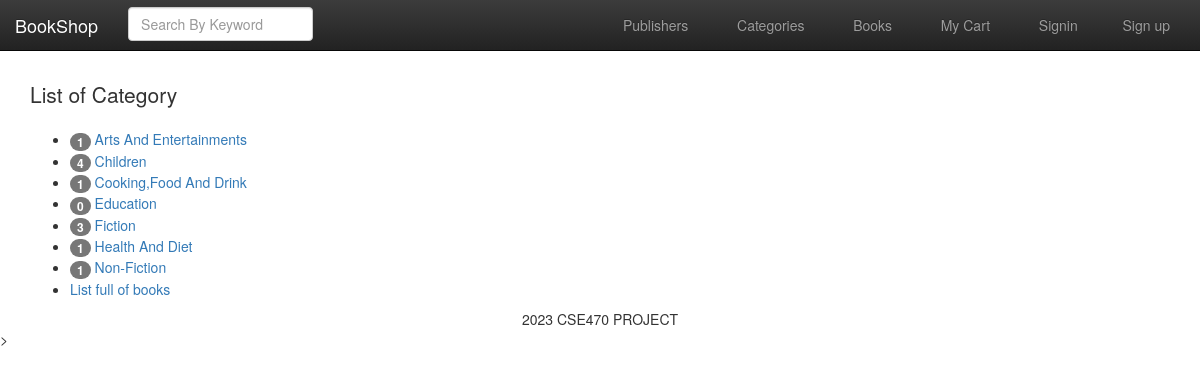
Page /category_list.php on the committed database.
### tables this page shows
CREATE TABLE `category` (
  `categoryid` int(10) NOT NULL,
  `category_name` varchar(60) NOT NULL
);

### category_list.php (the view, shortened to what this page needs)
<?php
	$conn = db_connect();
	$query = "SELECT * FROM category ORDER BY category_name";
	$result = mysqli_query($conn, $query);
	require "./template/header.php";
?>
	<p class="lead">List of Category</p>
	<ul>
	<?php
		while($row = mysqli_fetch_assoc($result)){
			$count = 0;
			$query = "SELECT categoryid FROM books";
			$result2 = mysqli_query($conn, $query);
			while ($pubInBook = mysqli_fetch_assoc($result2)){
				if($pubInBook['categoryid'] == $row['categoryid']){
					$count++;
				}
			}
	?>
		<li>
			<span class="badge"><?php echo $count; ?></span>
		    <a href="bookPerCat.php?catid=<?php echo $row['categoryid']; ?>"><?php echo $row['category_name']; ?></a>
		</li>
	<?php } ?>
		<li>
			<a href="books.php">List full of books</a>
		</li>
	</ul>
<?php
	require "./template/footer.php";
?>

### rows in the picture
category: count "1", category_name "Arts And Entertainments"
category: count "4", category_name "Children"
category: count "1", category_name "Cooking,Food And Drink"
category: count "0", category_name "Education"
category: count "3", category_name "Fiction"
category: count "1", category_name "Health And Diet"
category: count "1", category_name "Non-Fiction"
